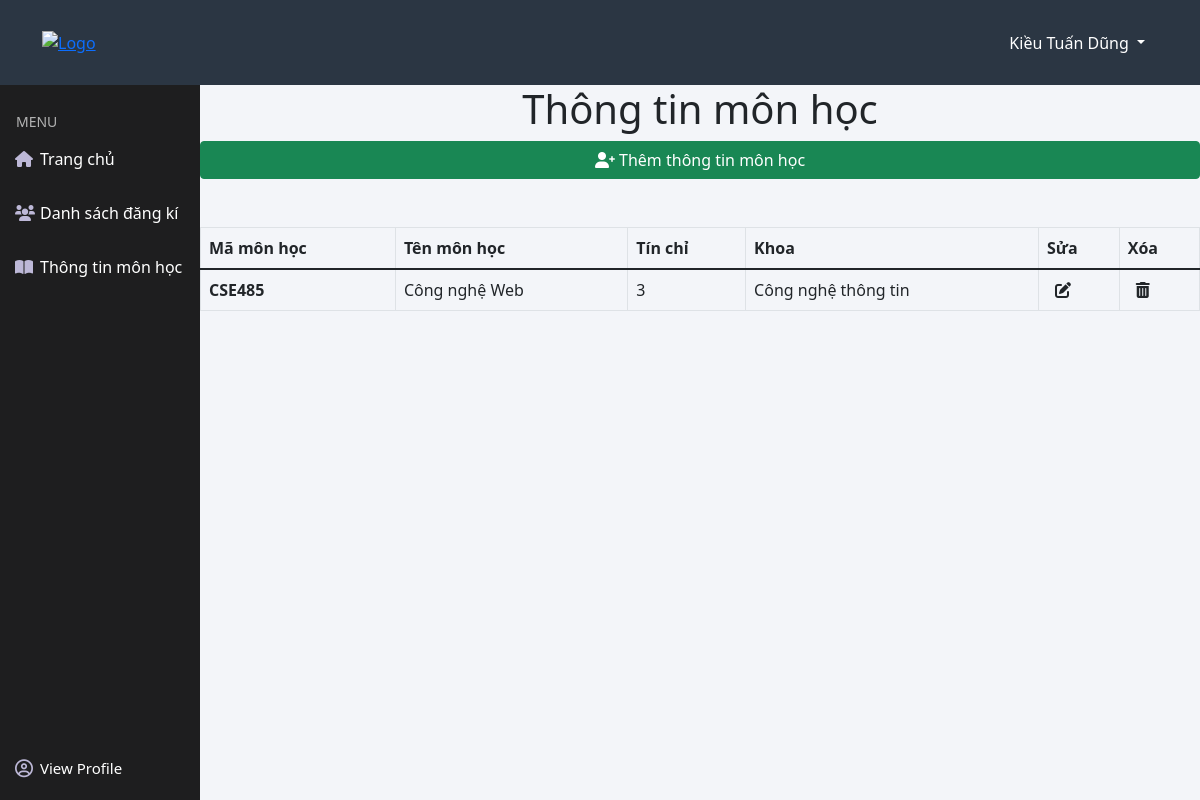
Screenshot of /view/teacher/teacher_subject_information.php (signed in) with the database file from the repository.
### tables this page shows
CREATE TABLE `teacher` (
  `teacher_id` int(10) UNSIGNED NOT NULL,
  `teacher_name` varchar(50) NOT NULL,
  `teacher_gender` tinyint(1) NOT NULL,
  `teacher_birthday` date NOT NULL,
  `teacher_address` varchar(100) NOT NULL,
  `teacher_phone` varchar(15) NOT NULL,
  `teacher_email` varchar(50) NOT NULL,
  `teacher_pass` varchar(100) NOT NULL DEFAULT 'abc',
  `office_id` int(10) UNSIGNED NOT NULL,
  `subject_id` varchar(50) NOT NULL
);

CREATE TABLE `subject` (
  `subject_id` varchar(50) NOT NULL,
  `subject_name` varchar(50) NOT NULL,
  `credits` int(10) UNSIGNED NOT NULL,
  `office_id` int(10) UNSIGNED NOT NULL
);

CREATE TABLE `office` (
  `office_id` int(10) UNSIGNED NOT NULL,
  `office_name` varchar(50) NOT NULL
);

### process/teacher/teacher_subject_information_model.php (the view)
<?php
    include_once '../../config/config.php';
     $sql = "SELECT su.subject_id,su.subject_name,su.credits,o.office_name,t.* FROM subject su,office o,teacher t where o.office_id=su.office_id and su.subject_id=t.subject_id and t.teacher_email='$user_name' ";
     $result = mysqli_query($con,$sql);
     if(mysqli_num_rows($result)>0){
         while($row=mysqli_fetch_assoc($result)){
             echo '<tr>';
             echo '<th scope="row">'.$row['subject_id'].'</th>';
             echo '<td>'.$row['subject_name'].'</td>';
             echo '<td>'.$row['credits'].'</td>';
             echo '<td>'.$row['office_name'].'</td>';
             echo '<td><a href="./teacher_edit_subject.php?id='.$row['subject_id'].'"><i class="text-dark ms-2 fas fa-edit"></i></a></td>';
             echo '<td><a href="../../process/teacher/teacher_delete_subject.php?id='.$row['subject_id'].'"><i class="text-dark ms-2 fas fa-trash-alt"></i></a></td>';
             echo '</tr>';
         }
     }
?>

### partials-front/header_nav.php (shortened to what this page needs)
<header class="header position-fixed top-0 w-100">
    <div class="container h-100 d-flex justify-content-between align-items-center">
        <a href="#" class="logo">
            <img class="logo-img" src="http://tlus.edu.vn/wp-content/uploads/2018/06/LogoDHTL-300x300.png" alt="Logo">
        </a>
        <div class="dropdown h-100 menu">
            <button class="btn dropdown-toggle h-100 text-white" type="button" id="dropdownMenuButton1" data-bs-toggle="dropdown" aria-expanded="false">
                <?php
                if (isset($_SESSION['loginSuccess'])) {
                    $user_name = $_SESSION['loginSuccess'];
                    include_once '../../config/config.php';
                    $sql_std = "SELECT * FROM student WHERE std_id = '$user_name'";
                    $result_std = mysqli_query($con, $sql_std);
                    $sql_teacher = "SELECT * FROM teacher WHERE teacher_email = '$user_name'";
                    $result_teacher = mysqli_query($con, $sql_teacher);
                    if (mysqli_num_rows($result_std) > 0) {
                        $row_std = mysqli_fetch_assoc($result_std);
                        echo $row_std['std_name'];
                    } else if (mysqli_num_rows($result_teacher) > 0) {
                        $row_teacher = mysqli_fetch_assoc($result_teacher);
                        echo $row_teacher['teacher_name'];
                    } else {
                        echo "Admin";
                    }
                }
                ?>
            </button>
        </div>
    </div>
</header>

### asset/css/style.css (style rules this page uses)
* { margin: 0; padding: 0; box-sizing: border-box; list-style: none; text-decoration: none; }
body { background: #f3f5f9; }
.header { height: 85px; background-color: #2b3643; z-index: 1000; }
.logo { width: 80px; }
.logo-img { max-width: 100%; }
.sidebar ul li, .dropdown { height: 54px; }

### rows the page displays
teacher: teacher_name "Kiều Tuấn Dũng", subject "CSE485", subject.subject_name "Công nghệ Web", subject.credits "3", office.office_name "Công nghệ thông tin"
